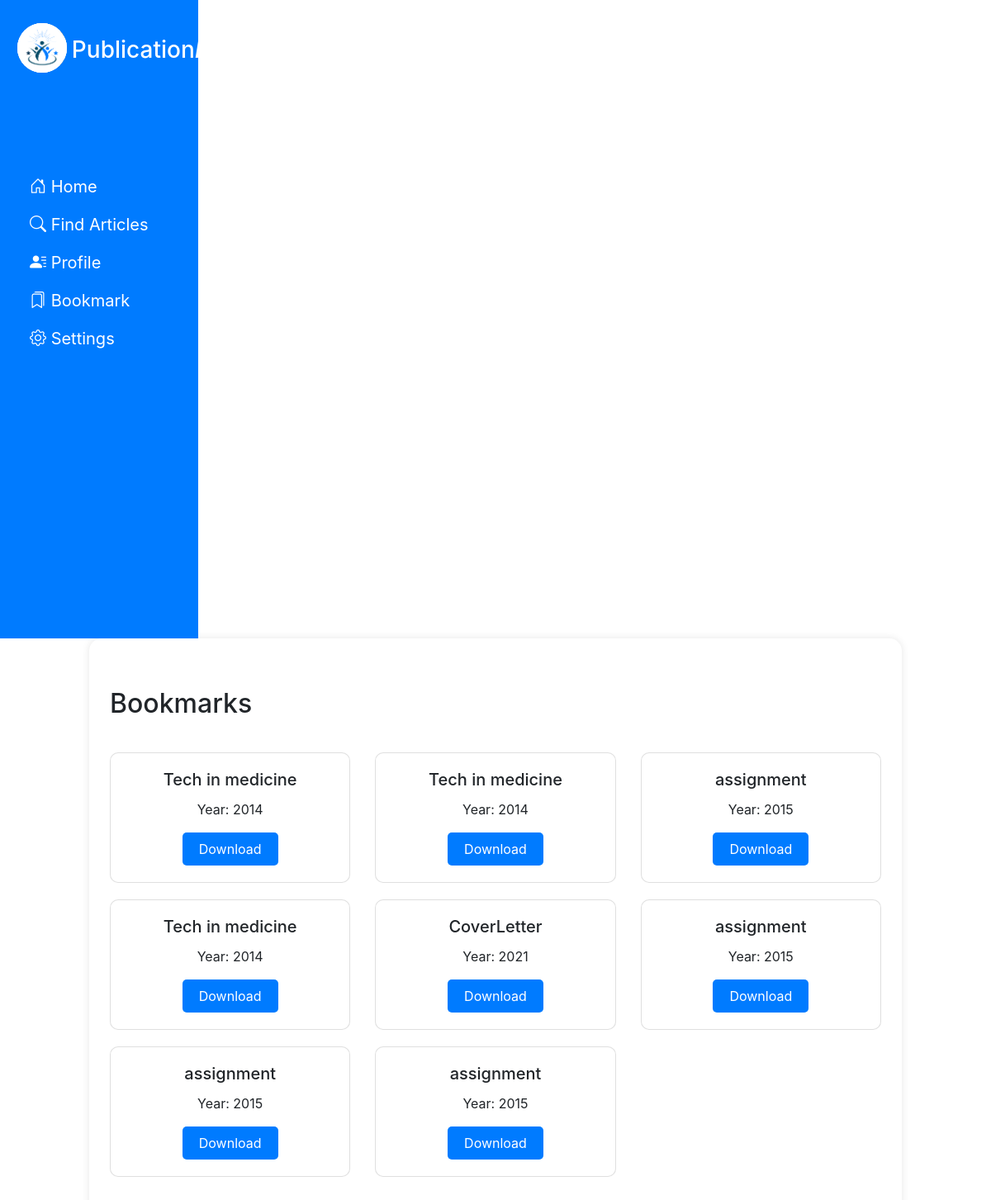
The page /bookmark_page.php (signed in) on the database its author committed.
### tables this page shows
CREATE TABLE `bookmark` (
  `id` int(11) NOT NULL,
  `user_id` int(11) DEFAULT NULL,
  `document_id` int(11) DEFAULT NULL
);

CREATE TABLE `documents` (
  `documentID` int(11) NOT NULL,
  `documentfile` varchar(100) DEFAULT NULL,
  `DocumentYear` int(11) DEFAULT NULL,
  `DocumentTitle` varchar(255) DEFAULT NULL,
  `DomainID` int(11) DEFAULT NULL,
  `PublicationID` int(11) DEFAULT NULL,
  `TypeID` int(11) DEFAULT NULL,
  `researchArea` varchar(255) DEFAULT NULL
);

### bookmark_page.php (the view, shortened to what this page needs)
<?php
include_once 'connection.php';
$user_id = $_SESSION['user_id'];
$query = "SELECT * FROM bookmark WHERE user_id = $user_id";
$result = mysqli_query($conn, $query);
?>
<!DOCTYPE html>
<html lang="en">
<head>
    <link rel="stylesheet" href="https://stackpath.bootstrapcdn.com/bootstrap/4.5.2/css/bootstrap.min.css">
    <link rel="stylesheet" href="https://cdn.jsdelivr.net/npm/bootstrap-icons@1.11.3/font/bootstrap-icons.min.css">
</head>
<body>
 <div>
 <div class="sidebar">
        <div class="mb-4 class">
        <img  src="logo1.png" alt="Profile Image" class="profile-img" style="width:60px; height:60px; float:left; margin-right:70%;">
          <h3 class="my-4 nav-item" style="padding-left:32%">Publication<i>HUB</i></h3>
            <ul class="nav flex-column" style="margin-top:60% ; font-size: 20px;">
                <li class="nav-item"><a class="nav-link text-white" href="#"><i class="bi bi-house-door"></i> Home</a></li>
                <li class="nav-item"><a class="nav-link text-white" href="#"><i class="bi bi-search"></i> Find Articles</a></li>
                <li class="nav-item"><a class="nav-link text-white" href="#"><i class="bi bi-person-lines-fill"></i> Profile</a></li>
                <li class="nav-item"><a class="nav-link text-white" href="#"><i class="bi bi-bookmarks"></i> Bookmark</a></li>
                <li class="nav-item"><a class="nav-link text-white" href="#"><i class="bi bi-gear"></i> Settings</a></li>
            </ul>
        </div>
    </div>
 </div>
<div class="container">
    <div class="row">
            <h2 class="text-center" align="center">Bookmarks</h2>
            <div  class="row">
                <?php
                if (mysqli_num_rows($result) > 0) {
                    while ($row = mysqli_fetch_assoc($result)) {
                        $document_id = $row['document_id'];
                        $doc_query = "SELECT * FROM documents WHERE documentID = $document_id";
                        $doc_result = mysqli_query($conn, $doc_query);
                        if ($doc_result && mysqli_num_rows($doc_result) > 0) {
                            $doc_row = mysqli_fetch_assoc($doc_result);
                            $document_title = $doc_row['DocumentTitle'];
                            $document_year = $doc_row['DocumentYear'];
                            $document_file = $doc_row['documentfile'];
                ?>
                <div class="col-md-4">
                    <div class="card">
                        <div class="card-body">
                            <h5 class="card-title"><?php echo $document_title; ?></h5>
                            <p class="card-text">Year: <?php echo $document_year; ?></p>
                            <button class="btn download-btn" onclick="downloadDocument('<?php echo $document_file; ?>')">Download</button>
                        </div>
                    </div>
                </div>
                <?php
                        }
                    }
                } else {
                    echo "<p class='text-center'>No bookmarks found.</p>";
                }
                ?>
            </div>
        </div>
    </div>
</body>
</html>

### bookmark_page.php (style rules this page uses)
.sidebar { flex: 0 0 20%; background-color: #007bff; color: #fff; padding: 20px; margin-right: 1%; float: left; clear: left; padding-bottom: 753px; width:20%; }
.sidebar .class { position: fixed; }
.container { margin-top: 20px; border-radius: 15px; box-shadow: 0 0 10px rgba(0,0,0,0.1); padding: 40px; width: 82%; margin: 0 auto; display: flex; flex-direction: column; align-items: center; justify-content: center; text-align: center; }
.card { margin-bottom: 20px; border-radius: 10px; }
.download-btn { background-color: #007bff; color: white; border: none; padding: 8px 20px; border-radius: 5px; cursor: pointer; }
.profile-img { position: absolute; top: 2%; right: 1%; width: 40px; height: 40px; border-radius: 50%; background-color: #fff; background-image: url('Capture.JPG'); background-size: cover; }
h2 { text-align: center; margin-bottom: 40px; margin-top: 20px; align-items: center; justify-content: center; }

### rows shown on the page
bookmark: document.DocumentTitle "Tech in medicine", document.DocumentYear "2014"
bookmark: document.DocumentTitle "Tech in medicine", document.DocumentYear "2014"
bookmark: document.DocumentTitle "assignment", document.DocumentYear "2015"
bookmark: document.DocumentTitle "Tech in medicine", document.DocumentYear "2014"
bookmark: document.DocumentTitle "CoverLetter", document.DocumentYear "2021"
bookmark: document.DocumentTitle "assignment", document.DocumentYear "2015"
bookmark: document.DocumentTitle "assignment", document.DocumentYear "2015"
bookmark: document.DocumentTitle "assignment", document.DocumentYear "2015"
